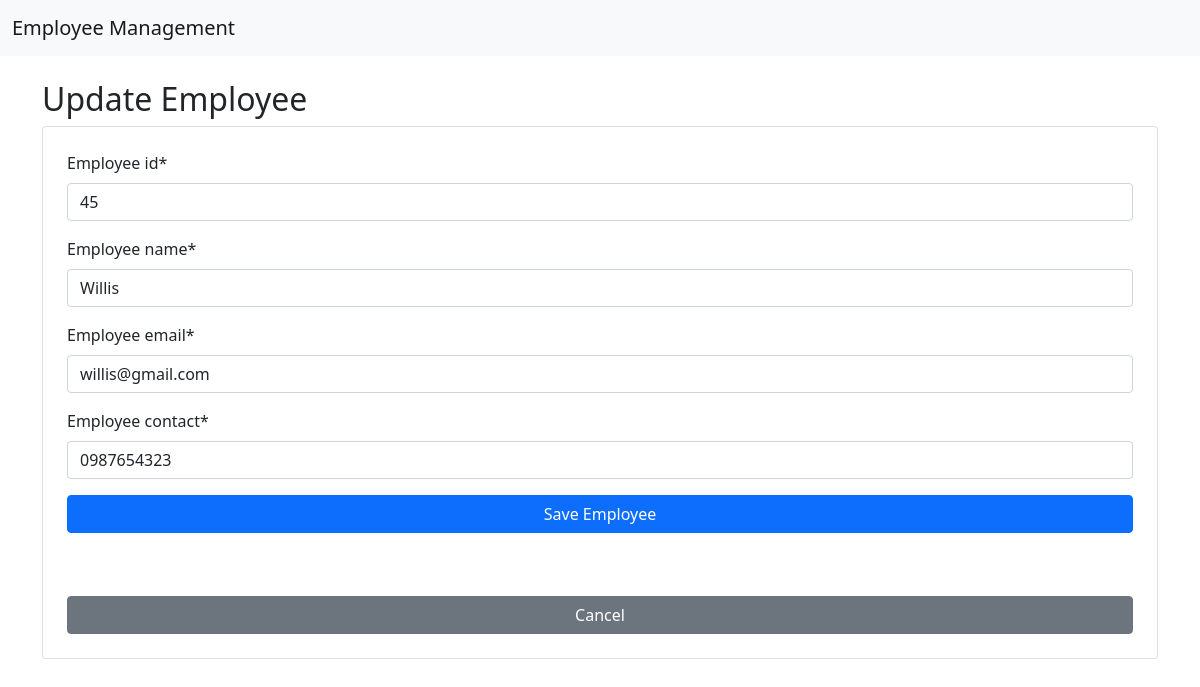
Screenshot of /update/45/ with the database file from the repository.
### application/models.py (models this page shows, shortened)
class Employee(models.Model):
    employee_id = models.CharField(max_length=10, primary_key=True)
    employee_name = models.CharField(max_length=100)
    employee_email = models.EmailField()
    employee_contact = models.CharField(max_length=15)

### application/views.py (the view)
# urls.py: path('update/<int:pk>/', update_employee, name='update'),
def update_employee(request, pk):
    employee = Employee.objects.get(employee_id=pk)
    if request.method == 'POST':
        form = EmployeeForm(request.POST, instance=employee)
        if form.is_valid():
            form.save()
            return redirect('list')
    else:
        form = EmployeeForm(instance=employee)
    return render(request, 'update.html', {'form': form})

### application/forms.py
class EmployeeForm(forms.ModelForm):
    class Meta:
        model = Employee
        fields = '__all__'

### application/templates/update.html (shortened to what this page needs)
{% extends 'base.html' %}
{% block content %}
{%load crispy_forms_tags %}
<h2>Update Employee</h2>
<form method="POST" class="form-group card p-4">
    {{ form | crispy }}
<button type="submit" class="btn btn-primary" style="margin-bottom: 15px;">Save Employee</button>
<br><br>
<a href={% url 'list' %} class="btn btn-secondary">Cancel</a>
</form>
{% endblock%}

### rows the page displays
Employee: employee_id "45", employee_name "Willis", employee_email "willis@gmail.com", employee_contact "0987654323"
